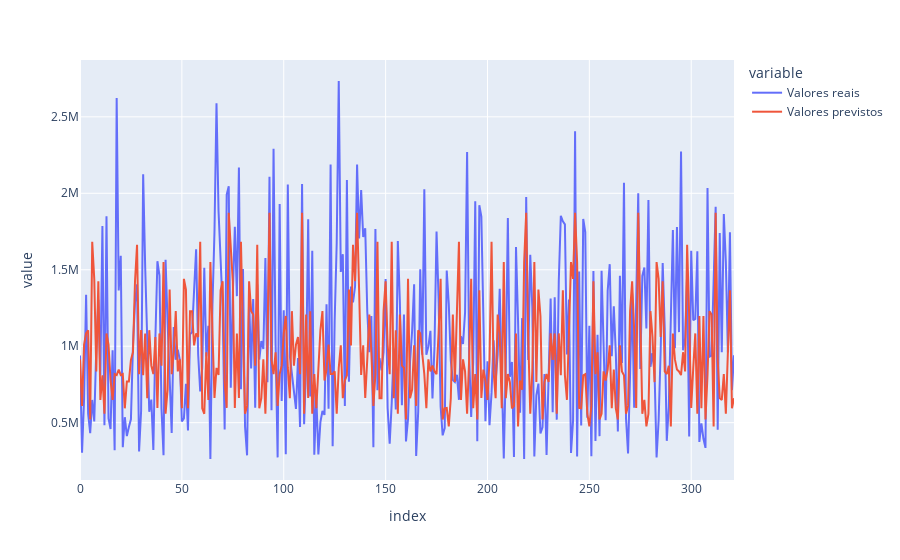

Notebook code for this chart:
### Code cell
# Montagem de um outro gráfico de linha 

fig1 = px.line(comp1, y = ["Valores reais", "Valores previstos"])
fig1.show()

### Figure 1 — Plotly figure (JSON) as saved in the notebook; plotly's stock layout.template omitted (floating-point values rounded to 4 significant figures; data arrays with more than 128 entries replaced by an {"elided": "..."} marker saying what was removed)
{"data": [{"hovertemplate": "variable=Valores reais<br>index=%{x}<br>value=%{y}<extra></extra>", "legendgroup": "Valores reais", "line": {"color": "#636efa", "dash": "solid"}, "marker": {"symbol": "circle"}, "mode": "lines", "name": "Valores reais", "orientation": "v", "showlegend": true, "type": "scatter", "x": {"elided": "322 int values"}, "xaxis": "x", "y": {"elided": "322 float values"}, "yaxis": "y"}, {"hovertemplate": "variable=Valores previstos<br>index=%{x}<br>value=%{y}<extra></extra>", "legendgroup": "Valores previstos", "line": {"color": "#EF553B", "dash": "solid"}, "marker": {"symbol": "circle"}, "mode": "lines", "name": "Valores previstos", "orientation": "v", "showlegend": true, "type": "scatter", "x": {"elided": "322 int values"}, "xaxis": "x", "y": {"elided": "322 float values"}, "yaxis": "y"}], "layout": {"legend": {"title": {"text": "variable"}, "tracegroupgap": 0}, "margin": {"t": 60}, "xaxis": {"anchor": "y", "domain": [0, 1], "title": {"text": "index"}}, "yaxis": {"anchor": "x", "domain": [0, 1], "title": {"text": "value"}}}}
